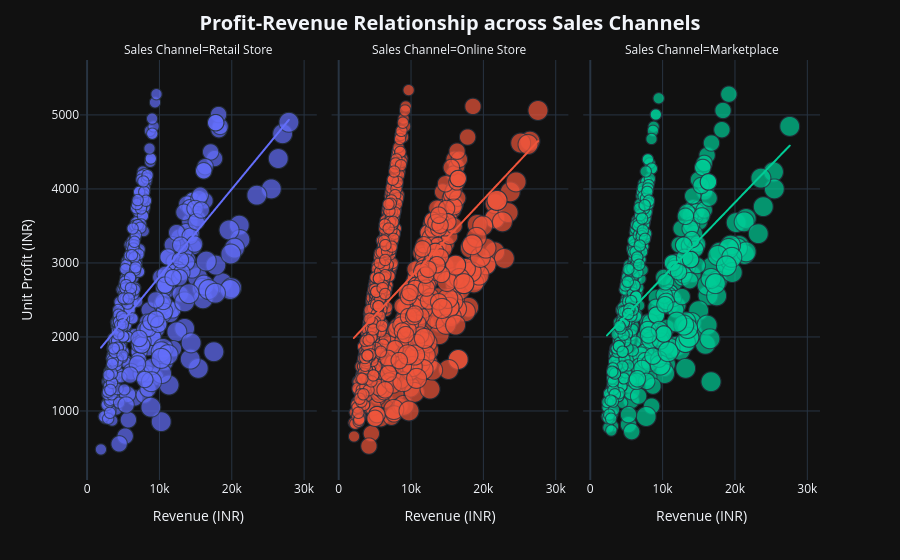

This figure's notebook cell:
### Code cell
#Making another multi-chart scatterplot with an Ordinary Least Squares trendline to understand the relationship between the variables

fig8 = px.scatter(
    df,
    x='Revenue (INR)',
    y='Unit Profit (INR)',
    facet_col='Sales Channel',
    color='Sales Channel',
    template="plotly_dark",
    trendline='ols',
    size='Units Sold',
    hover_name="Product Name",
    hover_data=["Brand", "Customer Rating", "Gross Profit (INR)"],
)

fig8.update_layout(
    title={'text':'<b>Profit-Revenue Relationship across Sales Channels</b>', 'x': 0.5, 'xanchor': 'center', 'font': dict(size=20)},
    showlegend=False
)

fig8.show()

### Figure 1 — Plotly figure (JSON) as saved in the notebook; plotly's stock layout.template omitted (floating-point values rounded to 4 significant figures; data arrays with more than 128 entries replaced by an {"elided": "..."} marker saying what was removed)
{"data": [{"customdata": {"elided": "506x3 mixed values"}, "hovertemplate": "<b>%{hovertext}</b><br><br>Sales Channel=Retail Store<br>Revenue (INR)=%{x}<br>Unit Profit (INR)=%{y}<br>Units Sold=%{marker.size}<br>Brand=%{customdata[0]}<br>Customer Rating=%{customdata[1]}<br>Gross Profit (INR)=%{customdata[2]}<extra></extra>", "hovertext": {"elided": "506 str values"}, "legendgroup": "Retail Store", "marker": {"color": "#636efa", "size": {"elided": "506 int values"}, "sizemode": "area", "sizeref": 0.0075, "symbol": "circle"}, "mode": "markers", "name": "Retail Store", "showlegend": true, "type": "scattergl", "x": {"elided": "506 int values"}, "xaxis": "x", "y": {"elided": "506 float values"}, "yaxis": "y"}, {"hovertemplate": "<b>OLS trendline</b><br>Unit Profit (INR) = 0.118375 * Revenue (INR) + 1627.5<br>R<sup>2</sup>=0.304323<br><br>Sales Channel=Retail Store<br>Revenue (INR)=%{x}<br>Unit Profit (INR)=%{y} <b>(trend)</b><extra></extra>", "legendgroup": "Retail Store", "marker": {"color": "#636efa", "symbol": "circle"}, "mode": "lines", "name": "Retail Store", "showlegend": false, "type": "scattergl", "x": {"elided": "506 int values"}, "xaxis": "x", "y": {"elided": "506 float values"}, "yaxis": "y"}, {"customdata": {"elided": "1137x3 mixed values"}, "hovertemplate": "<b>%{hovertext}</b><br><br>Sales Channel=Online Store<br>Revenue (INR)=%{x}<br>Unit Profit (INR)=%{y}<br>Units Sold=%{marker.size}<br>Brand=%{customdata[0]}<br>Customer Rating=%{customdata[1]}<br>Gross Profit (INR)=%{customdata[2]}<extra></extra>", "hovertext": {"elided": "1137 str values"}, "legendgroup": "Online Store", "marker": {"color": "#EF553B", "size": {"elided": "1137 int values"}, "sizemode": "area", "sizeref": 0.0075, "symbol": "circle"}, "mode": "markers", "name": "Online Store", "showlegend": true, "type": "scattergl", "x": {"elided": "1137 int values"}, "xaxis": "x2", "y": {"elided": "1137 float values"}, "yaxis": "y2"}, {"hovertemplate": "<b>OLS trendline</b><br>Unit Profit (INR) = 0.104367 * Revenue (INR) + 1765.24<br>R<sup>2</sup>=0.234525<br><br>Sales Channel=Online Store<br>Revenue (INR)=%{x}<br>Unit Profit (INR)=%{y} <b>(trend)</b><extra></extra>", "legendgroup": "Online Store", "marker": {"color": "#EF553B", "symbol": "circle"}, "mode": "lines", "name": "Online Store", "showlegend": false, "type": "scattergl", "x": {"elided": "1137 int values"}, "xaxis": "x2", "y": {"elided": "1137 float values"}, "yaxis": "y2"}, {"customdata": {"elided": "639x3 mixed values"}, "hovertemplate": "<b>%{hovertext}</b><br><br>Sales Channel=Marketplace<br>Revenue (INR)=%{x}<br>Unit Profit (INR)=%{y}<br>Units Sold=%{marker.size}<br>Brand=%{customdata[0]}<br>Customer Rating=%{customdata[1]}<br>Gross Profit (INR)=%{customdata[2]}<extra></extra>", "hovertext": {"elided": "639 str values"}, "legendgroup": "Marketplace", "marker": {"color": "#00cc96", "size": {"elided": "639 int values"}, "sizemode": "area", "sizeref": 0.0075, "symbol": "circle"}, "mode": "markers", "name": "Marketplace", "showlegend": true, "type": "scattergl", "x": {"elided": "639 int values"}, "xaxis": "x3", "y": {"elided": "639 float values"}, "yaxis": "y3"}, {"hovertemplate": "<b>OLS trendline</b><br>Unit Profit (INR) = 0.101361 * Revenue (INR) + 1784.51<br>R<sup>2</sup>=0.252552<br><br>Sales Channel=Marketplace<br>Revenue (INR)=%{x}<br>Unit Profit (INR)=%{y} <b>(trend)</b><extra></extra>", "legendgroup": "Marketplace", "marker": {"color": "#00cc96", "symbol": "circle"}, "mode": "lines", "name": "Marketplace", "showlegend": false, "type": "scattergl", "x": {"elided": "639 int values"}, "xaxis": "x3", "y": {"elided": "639 float values"}, "yaxis": "y3"}], "layout": {"annotations": [{"font": {}, "showarrow": false, "text": "Sales Channel=Retail Store", "x": 0.16, "xanchor": "center", "xref": "paper", "y": 1, "yanchor": "bottom", "yref": "paper"}, {"font": {}, "showarrow": false, "text": "Sales Channel=Online Store", "x": 0.5, "xanchor": "center", "xref": "paper", "y": 1, "yanchor": "bottom", "yref": "paper"}, {"font": {}, "showarrow": false, "text": "Sales Channel=Marketplace", "x": 0.84, "xanchor": "center", "xref": "paper", "y": 1, "yanchor": "bottom", "yref": "paper"}], "legend": {"itemsizing": "constant", "title": {"text": "Sales Channel"}, "tracegroupgap": 0}, "margin": {"t": 60}, "showlegend": false, "title": {"font": {"size": 20}, "text": "<b>Profit-Revenue Relationship across Sales Channels</b>", "x": 0.5, "xanchor": "center"}, "xaxis": {"anchor": "y", "domain": [0, 0.32], "title": {"text": "Revenue (INR)"}}, "xaxis2": {"anchor": "y2", "domain": [0.34, 0.66], "matches": "x", "title": {"text": "Revenue (INR)"}}, "xaxis3": {"anchor": "y3", "domain": [0.68, 1.0], "matches": "x", "title": {"text": "Revenue (INR)"}}, "yaxis": {"anchor": "x", "domain": [0, 1], "title": {"text": "Unit Profit (INR)"}}, "yaxis2": {"anchor": "x2", "domain": [0, 1], "matches": "y", "showticklabels": false}, "yaxis3": {"anchor": "x3", "domain": [0, 1], "matches": "y", "showticklabels": false}}}
